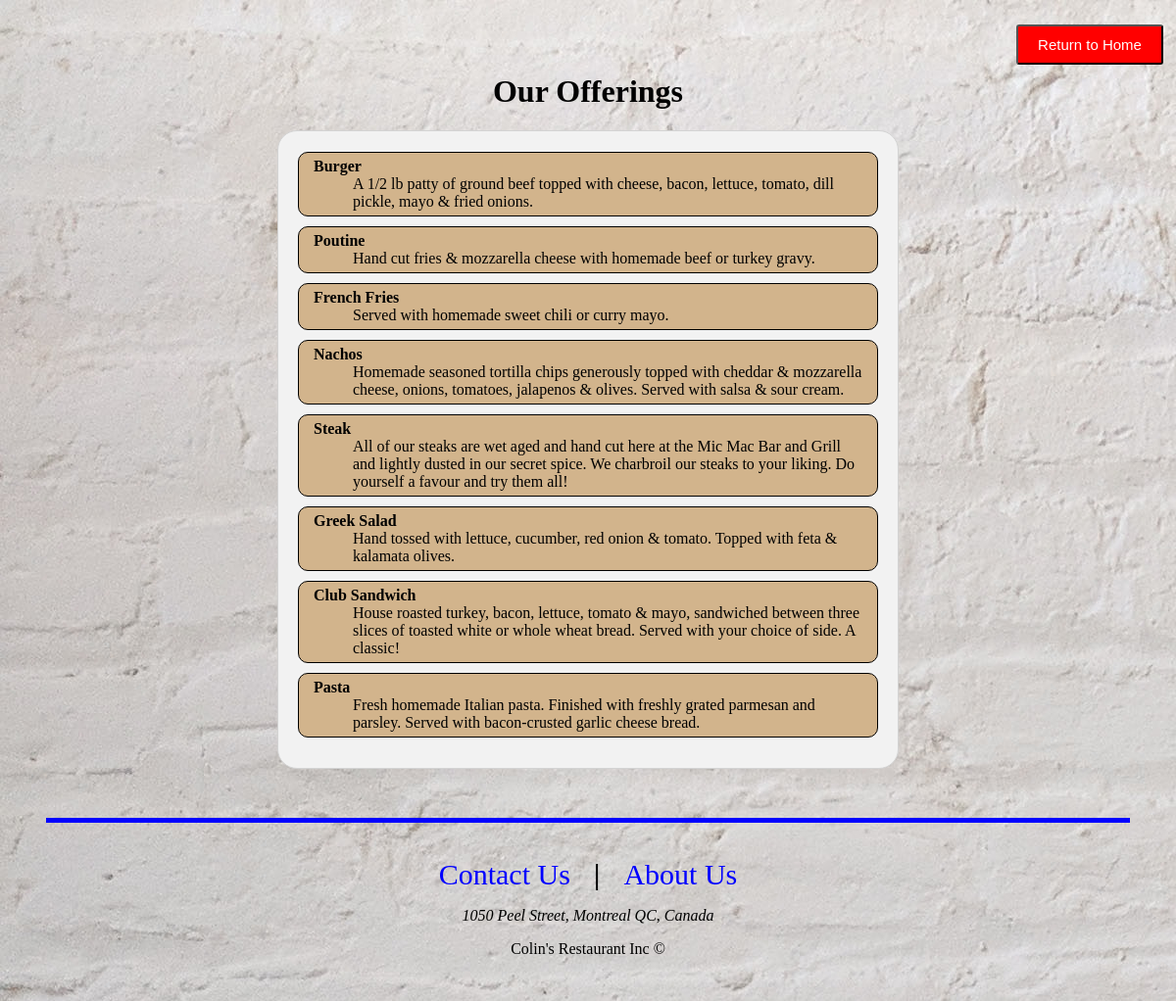
The app's page /descriptions.php with its own data.
### tables this page shows
CREATE TABLE menu_item (
	menu_item_id int,
    item varchar(50),
    item_details varchar(250),
    item_type_id tinyint,
    PRIMARY KEY (menu_item_id),
    INDEX item_type_id_index (item_type_id),
    FOREIGN KEY (item_type_id)
		REFERENCES item_type(item_type_id)
        ON DELETE set null
);

### include/classes/MenuItem.php (called while the page is built)
<?php
class MenuItem
{
    private $conn;
    public function __construct($conn)
    {
        $this->conn = $conn;
    }
    public function getAllMenuItems()
    {
        $items = array();
        $query = "SELECT * FROM menu_item WHERE item_type_id=1";
        $result = mysqli_query($this->conn, $query);
        while ($row = mysqli_fetch_assoc($result)) {
            array_push($items, $row);
        }
        return $items;
    }
}

### descriptions.php (the view, shortened to what this page needs)
<?php
include 'include/config.php';
include 'include/classes/MenuItem.php';
$menuItemObj = new MenuItem($conn);
$items = $menuItemObj->getAllMenuItems();
$itemsHTML = "";
foreach ($items as $item) {
    $itemsHTML .= '<div class="description"><dt>' . $item['item']
        . '</dt><dd>' . $item['item_details'] . '</dd></div>';
}
?>
<html>
<head>
</head>
<link rel="stylesheet" href="static/css/style.css">
<body>
    <div class="return-container">
        <form action="index.php">
            <input type="submit" value="Return to Home" class="btn-template return-btn">
        </form>
    </div>
    <h1 style="text-align: center; margin-top: 5px;">Our Offerings</h1>
    <div class="container-payment">
        <dl>
            <?php echo $itemsHTML ?>
        </dl>
    </div>
    <div class="footer">
        <p>
            <a class="contact-us" href="contact.html">Contact Us</a>
            <span style="font-weight: bold; font-size: 30px; margin: 0 20px 0 20px">|</span>
            <a class="contact-us" href="about.html">About Us</a>
        </p>
        <address>1050 Peel Street, Montreal QC, Canada</address>
        <p>Colin's Restaurant Inc &copy;</p>
    </div>
</body>
</html>

### static/css/style.css (style rules this page uses)
body { background-image: url("../images/background2.jpg"); }
.container-payment { margin: auto; width: 50%; background-color: #f2f2f2; padding: 5px 20px 15px 20px; border: 1px solid lightgrey; border-radius: 3px; border-radius: 20px; margin-bottom: 50px; }
.btn-template { padding: 10px; width: 150px; font-size: 15px; border-radius: 3px; cursor: pointer; margin: 5px; float: right; color: white; }
.return-btn { background-color: red; }
.footer { margin: auto; padding: 20px; width: 90%; border-top: 5px solid blue; text-align: center; }
.contact-us { text-decoration: none; font-size: 30px; color: blue; }
.return-container { height: 50px; margin-top: 20px; }
dl dt { font-weight: bold; }
.description { background-color: tan; border: 1px solid black; padding: 5px 15px 5px 15px; border-radius: 10px; margin-top: 10px; }

### records on screen
menu_item: item "Burger", item_details "A 1/2 lb patty of ground beef topped with cheese, bacon, lettuce, tomato, dill pickle, mayo & fried onions."
menu_item: item "Poutine", item_details "Hand cut fries & mozzarella cheese with homemade beef or turkey gravy."
menu_item: item "French Fries", item_details "Served with homemade sweet chili or curry mayo."
menu_item: item "Nachos", item_details "Homemade seasoned tortilla chips generously topped with cheddar & mozzarella cheese, onions, tomatoes, jalapenos & olives. Served with salsa & sour cream."
menu_item: item "Steak", item_details "All of our steaks are wet aged and hand cut here at the Mic Mac Bar and Grill and lightly dusted in our secret spice. We charbroil our steaks to your liking. Do yourself a favour and try them all!"
menu_item: item "Greek Salad", item_details "Hand tossed with lettuce, cucumber, red onion & tomato. Topped with feta & kalamata olives."
menu_item: item "Club Sandwich", item_details "House roasted turkey, bacon, lettuce, tomato & mayo, sandwiched between three slices of toasted white or whole wheat bread. Served with your choice of side. A classic!"
menu_item: item "Pasta", item_details "Fresh homemade Italian pasta. Finished with freshly grated parmesan and parsley. Served with bacon-crusted garlic cheese bread."
